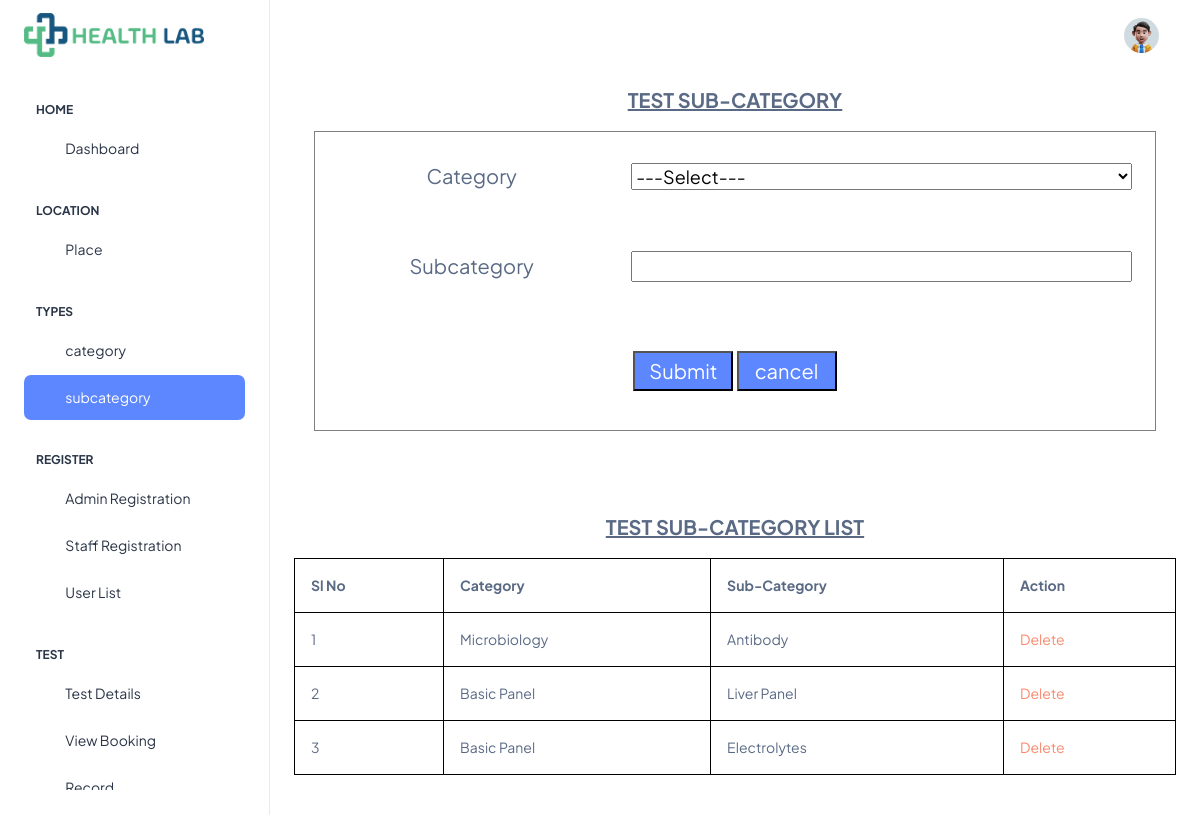
The page /Project/Admin/subcategory.php (signed in) on the database its author committed.
### tables this page shows
CREATE TABLE `tbl_subcategory` (
  `subcategory_id` int(11) NOT NULL auto_increment,
  `subcategory_name` varchar(50) NOT NULL,
  `category_id` int(11) NOT NULL,
  PRIMARY KEY  (`subcategory_id`)
);

CREATE TABLE `tbl_category` (
  `category_id` int(11) NOT NULL auto_increment,
  `category_name` varchar(50) NOT NULL,
  PRIMARY KEY  (`category_id`)
);

### Project/Admin/subcategory.php (the view, shortened to what this page needs)
<!DOCTYPE html PUBLIC "-//W3C//DTD XHTML 1.0 Transitional//EN" "http://www.w3.org/TR/xhtml1/DTD/xhtml1-transitional.dtd">
<html xmlns="http://www.w3.org/1999/xhtml">
<?php
include("Head.php");
?>
<head>
</head>
<body>
<p align="center" style="font-size: 20px" ><strong><u>TEST SUB-CATEGORY</u></strong></p>
<div align="center">
<form id="form1" name="form1" method="post" action="">
<table width="842" height="300" border="1" style="font-size: 18px; text-align: center;">
  <tr>
    <td width="176" style="font-size: 20px;">Category</td>
    <td width="296" style="text-align: left;">
      <select required name="category" id="category "style="width: 95%;" >
      <option value="">---Select---</option>
      </select>
   </td>
  </tr>
  <tr>
    <td width="176" style="font-size: 20px;">Subcategory</td>
    <td width="296" style="text-align: left;"
      <label for="subcategory"></label>
      <input type="text" name="subcategory" id="subcategory" required  style="width: 95%;"/>
   </td>
  </tr>
  <tr>
    <td colspan="2">
      <div align="center" >
      <input type="submit" name="submit" id="submit" value="Submit" style="font-size: 20px; width: 100px; height: 40px; background-color: #5D87FF; color: white;"  />
       <input type="reset" name="cancel" id="cancel" value="cancel" style="font-size: 20px; width: 100px; height: 40px; background-color: #5D87FF; color: white;"  />
      </div></td>
  </tr>
</table>
</form>
<p align="center">&nbsp;</p>
<p align="center"class="subcategorylist" style="font-size: 20px" ><strong><u>TEST SUB-CATEGORY LIST</u></strong></p>
<table width="200"  style="border: 1px solid black;" class="table table-bordered">
<tr>
    <td><strong>Sl No</strong></td>
    <td><strong>Category</strong></td>
    <td><strong>Sub-Category</strong></td>
    <td><strong>Action</strong></td>
</tr>
  <?php
  		$i=0;
  		$selQry="select * from tbl_subcategory s inner join tbl_category c on c.category_id=s.category_id";
		$data=mysql_query($selQry);
		while($row=mysql_fetch_array($data))
		{
			$i++;
			?>
    <tr>
   <td><?php echo $i?> </td>
    <td><?php echo $row["category_name"]?></td>
    <td><?php echo $row["subcategory_name"]?></td>
    <td><a href = "subcategory.php?did=<?php echo $row["subcategory_id"]?>" class="text-danger">Delete</td>
  </tr>
   <?php
		}
   ?>
</table>
</div>
</body>
</html>
<?php
include("Foot.php");
?>

### Project/Admin/subcategory.php (style rules this page uses)
.subcategorylist { margin-top: 60px; }

### rows shown on the page
tbl_subcategory: category.category_name "Microbiology", subcategory_name "Antibody"
tbl_subcategory: category.category_name "Basic Panel", subcategory_name "Liver Panel"
tbl_subcategory: category.category_name "Basic Panel", subcategory_name "Electrolytes"
